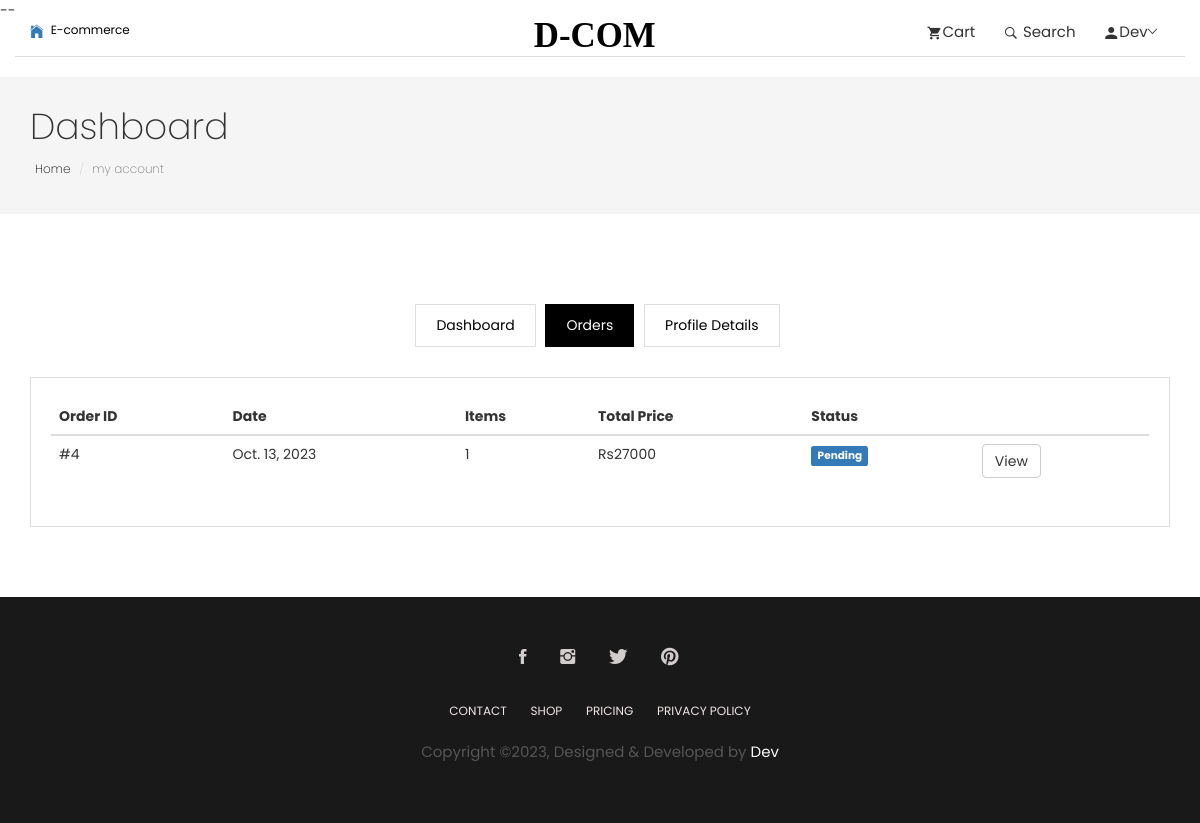
The page /order (signed in) on the database as committed earlier.
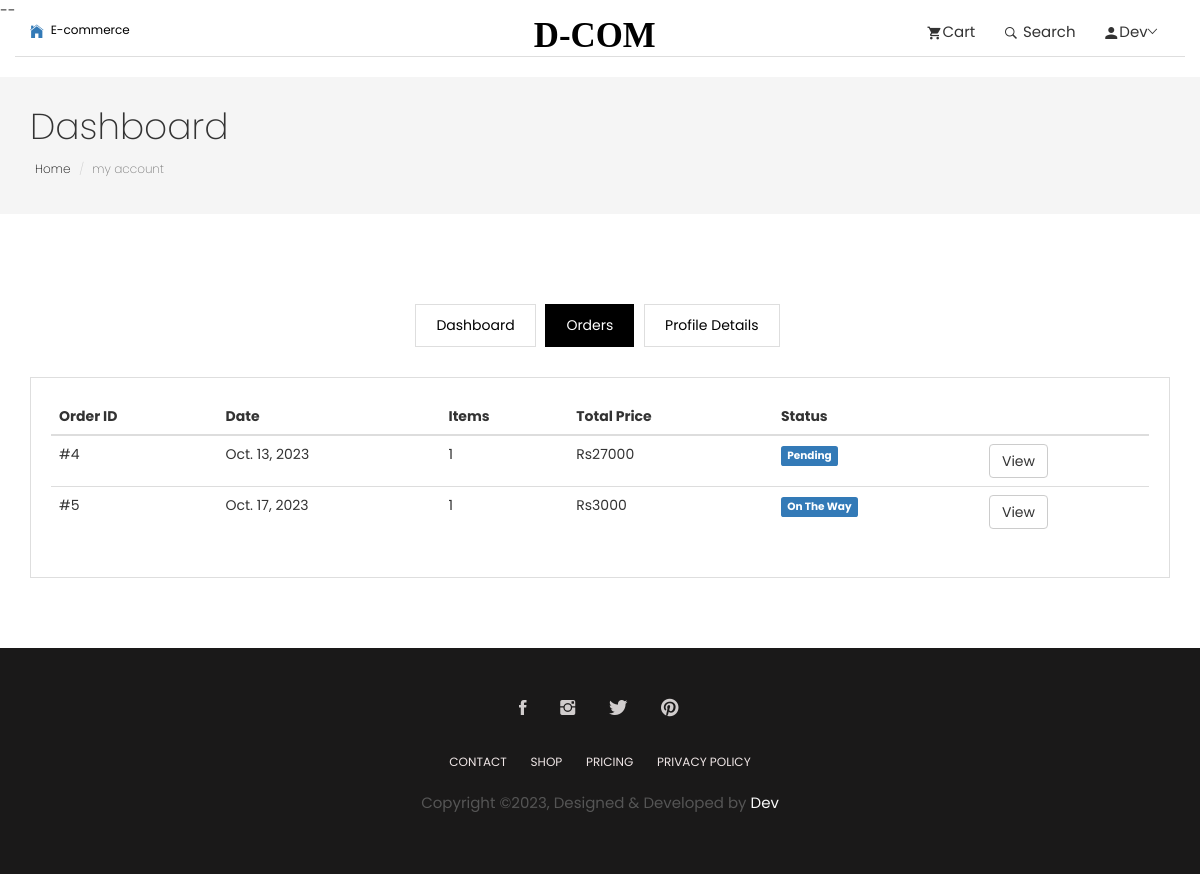
The same page on the database as committed later.
### app/models.py (models this page shows, shortened)
class Order(models.Model):
    order_id=models.AutoField(primary_key=True)
    user= models.ForeignKey(User, on_delete=models.CASCADE)
    products= models.ManyToManyField('product')
    order_date= models.DateField(auto_now=True)
    total_amount=models.PositiveIntegerField(default=0)
    status= models.CharField(max_length=50, choices=STATUS_CHOICES, default='Pending')

### app/views.py (the view)
# urls.py: path('order',views.order, name="order"),
@login_required
def order(request):
    order=Order.objects.filter(user=request.user)
    context={
        'order':order
    }
    return render(request, 'app/order.html', context)

### app/templates/app/order.html
{% extends "app/base.html" %}
{% block content %}
<section class="page-header">
	<div class="container">
		<div class="row">
			<div class="col-md-12">
				<div class="content">
					<h1 class="page-name">Dashboard</h1>
					<ol class="breadcrumb">
						<li><a href="index.html">Home</a></li>
						<li class="active">my account</li>
					</ol>
				</div>
			</div>
		</div>
	</div>
</section>
<section class="user-dashboard page-wrapper">
	<div class="container">
		<div class="row">
			<div class="col-md-12">
				<ul class="list-inline dashboard-menu text-center">
					<li><a href="{% url "dashboard" %}">Dashboard</a></li>
					<li><a class="active" href="{% url "order" %}">Orders</a></li>
					<li><a href="{% url "profile_details" %}">Profile Details</a></li>
				</ul>
				<div class="dashboard-wrapper user-dashboard">
					<div class="table-responsive">
						<table class="table">
							<thead>
								<tr>
									<th>Order ID</th>
									<th>Date</th>
									<th>Items</th>
									<th>Total Price</th>
									<th>Status</th>
									<th></th>
								</tr>
							</thead>
							<tbody>
								{% for i in order %}
								<tr>
									<td>#{{i.order_id}}</td>
									<td>{{i.order_date}}</td>
									<td>{{i.products.count}}</td>
									<td>Rs{{i.total_amount}}</td>
									<td><span class="label label-primary">{{i.status}}</span></td>
									<td><a href="order.html" class="btn btn-default">View</a></td>
								</tr>
								{% endfor %}
							</tbody>
						</table>
					</div>
				</div>
			</div>
		</div>
	</div>
</section>
{% endblock content %}

### app/templates/app/base.html (shortened to what this page needs)
{% load static %}
<!DOCTYPE html>--
<html lang="en">
<head>
  <link rel="stylesheet" href="{% static "app/plugins/themefisher-font/style.css" %}">
  <link rel="stylesheet" href="{% static "app/plugins/bootstrap/css/bootstrap.min.css" %}">
  <link rel="stylesheet" href="{% static "app/plugins/animate/animate.css" %}">
  <link rel="stylesheet" href="{% static "app/plugins/slick/slick.css" %}">
  <link rel="stylesheet" href="{% static "app/plugins/slick/slick-theme.css" %}">
  <link rel="stylesheet" href="{% static "app/css/style.css" %}">
</head>
<body id="body">
<section class="top-header">
	<div class="container">
		<div class="row ">
			<div class="col-md-4 col-xs-12 col-sm-3">
				<div class="contact-number">
					<a href="{% url "home" %}">
                        <i class="tf-ion-ios-home text-primary"></i>
					<span>E-commerce</span>
                    </a>
				</div>
			</div>
			<div class="col-md-4 col-xs-12 col-sm-3">
				<div class="logo text-center">
					<a href="index.html">
						<svg width="135px" height="29px" viewBox="0 0 155 29" version="1.1" xmlns="http://www.w3.org/2000/svg"
							xmlns:xlink="http://www.w3.org/1999/xlink">
							<g id="Page-1" stroke="none" stroke-width="1" fill="none" fill-rule="evenodd" font-size="40"
								font-family="AustinBold, Austin" font-weight="bold">
								<g id="Group" transform="translate(-108.000000, -297.000000)" fill="#000000">
									<text id="AVIATO">
										<tspan x="108.94" y="325">D-COM</tspan>
									</text>
								</g>
							</g>
						</svg>
					</a>
				</div>
			</div>
			<div class="col-md-4 col-xs-12 col-sm-6">
				<ul class="top-menu text-right list-inline">
					<li class="dropdown cart-nav dropdown-slide">
						<a href="#!" class="dropdown-toggle" data-toggle="dropdown" data-hover="dropdown"><i
								class="tf-ion-android-cart"></i>Cart</a>
					</li>
					<li class="dropdown search dropdown-slide">
						<a href="#!" class="dropdown-toggle" data-toggle="dropdown" data-hover="dropdown"><i
								class="tf-ion-ios-search-strong"></i> Search</a>
					</li>
                    <li class="dropdown dropdown-slide">
						{% if user.is_authenticated %}
						<a href="#!" class="dropdown-toggle" data-toggle="dropdown" data-hover="dropdown" data-delay="350"
							role="button" aria-haspopup="true" aria-expanded="false"><i class="tf-ion-android-person"></i>{{user.first_name}}<span
								class="tf-ion-ios-arrow-down"></span></a>
						{% else  %}
						<a href="#!" class="dropdown-toggle" data-toggle="dropdown" data-hover="dropdown" data-delay="350"
							role="button" aria-haspopup="true" aria-expanded="false"><i class="tf-ion-android-person"></i>User<span
								class="tf-ion-ios-arrow-down"></span></a>
						{% endif %}
					</li>
				</ul>
			</div>
		</div>
	</div>
</section>
{% block content %}{% endblock content %}
<footer class="footer section text-center color-d">
	<div class="container">
		<div class="row">
			<div class="col-md-12">
				<ul class="social-media">
					<li>
						<a href="#">
							<i class="tf-ion-social-facebook"></i>
						</a>
					</li>
					<li>
						<a href="#">
							<i class="tf-ion-social-instagram"></i>
						</a>
					</li>
					<li>
						<a href="#">
							<i class="tf-ion-social-twitter"></i>
						</a>
					</li>
					<li>
						<a href="#">
							<i class="tf-ion-social-pinterest"></i>
						</a>
					</li>
				</ul>
				<ul class="footer-menu text-uppercase">
					<li>
						<a href="#">CONTACT</a>
					</li>
					<li>
						<a href="{% url "products" %}">SHOP</a>
					</li>
					<li>
						<a href="#">Pricing</a>
					</li>
					<li>
						<a href="#">PRIVACY POLICY</a>
					</li>
				</ul>
				<p class="copyright-text">Copyright &copy;2023, Designed &amp; Developed by <a href="#">Dev</a></p>
			</div>
		</div>
	</div>
</footer>
  </body>
  </html>

### app/static/app/css/style.css (style rules this page uses)
body { line-height: 1.5; font-family: "Poppins", sans-serif; -webkit-font-smoothing: antialiased; }
p { font-family: "Poppins", sans-serif; color: #555555; font-size: 15px; }
h1, h2, h3, h4, h5, h6 { font-family: "Poppins", sans-serif; }
h1, h2, h3, h4, h5, h6 { font-weight: 400; }
ol, ul { margin: 0; padding: 0; list-style: none; }
a, a:focus, a:hover { text-decoration: none; outline: 0; color: #000; }
.section { padding: 80px 0; }
.page-header { background: #f5f5f5; margin-top: 20px; border-bottom: none; padding: 30px 0; }
.page-header h1 { font-weight: 200; margin: 0 0 6px 0; }
.page-header .breadcrumb { background: transparent; padding: 5px; margin: 0; }
.page-header .breadcrumb li { font-weight: 200; font-size: 12px; }
.page-header .breadcrumb li a { color: #000; }
.page-wrapper { padding: 70px 0; }
.dropdown-slide { position: static; }
.top-header .container { border-bottom: 1px solid #dedede; }
.top-header .contact-number { font-size: 12px; color: #333; }
.top-header .contact-number i { margin-right: 4px; font-size: 18px; vertical-align: middle; }
.top-header .top-menu > li > a { color: #333; font-size: 15px; padding: 0 8px; }
.top-header .top-menu > li > a i { font-size: 16px; margin-right: 2px; vertical-align: middle; }
.top-header .logo a { display: inline-block; }
.dashboard-menu .active { background: #000; color: #fff; border: 1px solid #000; }
.dashboard-menu li { padding: 0; margin: 0 3px; }
.dashboard-menu li a { padding: 10px 20px; border: 1px solid #dedede; display: inline-block; }
.dashboard-wrapper { border: 1px solid #dedede; margin-top: 30px; padding: 20px; }
.footer { background: #1a1919; padding: 50px 0; }
.footer .footer-menu { margin-top: 30px; }
.footer .footer-menu li { display: inline-block; margin: 0 10px; }
.footer .footer-menu li a { color: #efe6e6; font-size: 12px; }
.footer .copyright-text { margin-top: 20px; }
.copyright-text a { color: #fbfbfb; }
.social-media li { display: inline-block; margin: 0 5px; }
.social-media li a { padding: 8px 10px; }
.social-media li a i { font-size: 20px; color: #d1cdcd; }

Rows that differ between the two databases and show on the page:
added Order: order_id "5", order_date "Oct. 17, 2023", products.count "1", total_amount "3000", status "On The Way"
